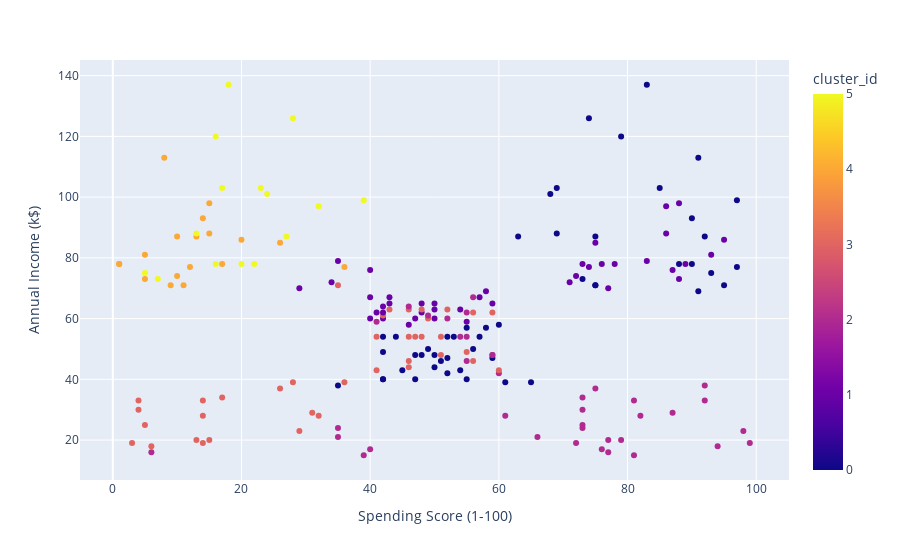

Source (notebook cell):
### Markdown cell above
#### Spending Score vs Annual Income of Each Cluster

### Code cell
fig = px.scatter(df, x ="Spending Score (1-100)", y ="Annual Income (k$)", color ="cluster_id")
fig.show()

### Figure 1 — Plotly figure (JSON) as saved in the notebook; plotly's stock layout.template omitted (floating-point values rounded to 4 significant figures; data arrays with more than 128 entries replaced by an {"elided": "..."} marker saying what was removed)
{"data": [{"hovertemplate": "Spending Score (1-100)=%{x}<br>Annual Income (k$)=%{y}<br>cluster_id=%{marker.color}<extra></extra>", "legendgroup": "", "marker": {"color": {"elided": "200 int values"}, "coloraxis": "coloraxis", "symbol": "circle"}, "mode": "markers", "name": "", "orientation": "v", "showlegend": false, "type": "scatter", "x": {"elided": "200 int values"}, "xaxis": "x", "y": {"elided": "200 int values"}, "yaxis": "y"}], "layout": {"coloraxis": {"colorbar": {"title": {"text": "cluster_id"}}, "colorscale": [[0, "#0d0887"], [0.1111, "#46039f"], [0.2222, "#7201a8"], [0.3333, "#9c179e"], [0.4444, "#bd3786"], [0.5556, "#d8576b"], [0.6667, "#ed7953"], [0.7778, "#fb9f3a"], [0.8889, "#fdca26"], [1, "#f0f921"]]}, "legend": {"tracegroupgap": 0}, "margin": {"t": 60}, "xaxis": {"anchor": "y", "domain": [0, 1], "title": {"text": "Spending Score (1-100)"}}, "yaxis": {"anchor": "x", "domain": [0, 1], "title": {"text": "Annual Income (k$)"}}}}
